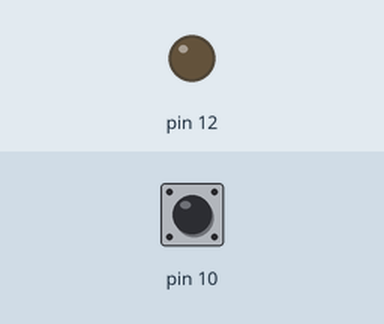
This sketch was run on a simulated Arduino Uno, built with avr-gcc and run on an emulated ATmega328P. Shown: output pins drawn as LEDs (lit = HIGH). Inputs (shaded band) come from the test bench; at power-on: pin 10 HIGH. What the sketch prints to the serial monitor is not drawn.

Above: at 1.2 s.
1.3 s: pin 10 pulled LOW for 0.15 s
At 1.38 s:
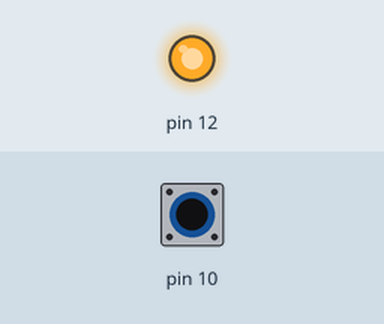
2.9 s: pin 10 pulled LOW for 3.2 s
At 7.3 s:
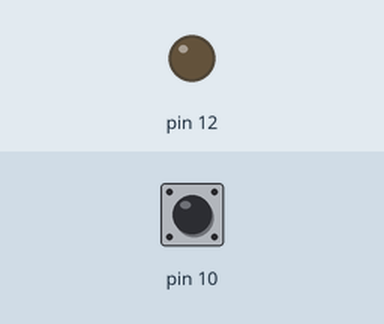
Timing chart, 0 to 8.8 s (numbered marks = the images above; inputs shaded):
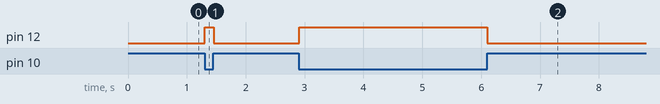

Measured:
- after the input at 1.3 s, pin 12: LOW → HIGH at once, → LOW 0.15 s later
- after the input at 2.9 s, pin 12: LOW → HIGH at once, → LOW 3.2 s later

The sketch:

boton1.ino
```cpp
//Programa realizado por Antonio González Rivera: A01285208

int button1=0;

void setup() {
  // put your setup code here, to run once:
  Serial.begin(9600);
  pinMode(12,OUTPUT);

  pinMode(10,INPUT_PULLUP);
}

void loop() {
  // put your main code here, to run repeatedly:
  button1=digitalRead(10);
  Serial.println(button1);

  if (button1==LOW)
  {
    digitalWrite(12,HIGH);
  }

  else
  {
    digitalWrite(12,LOW);
  }
}
```
